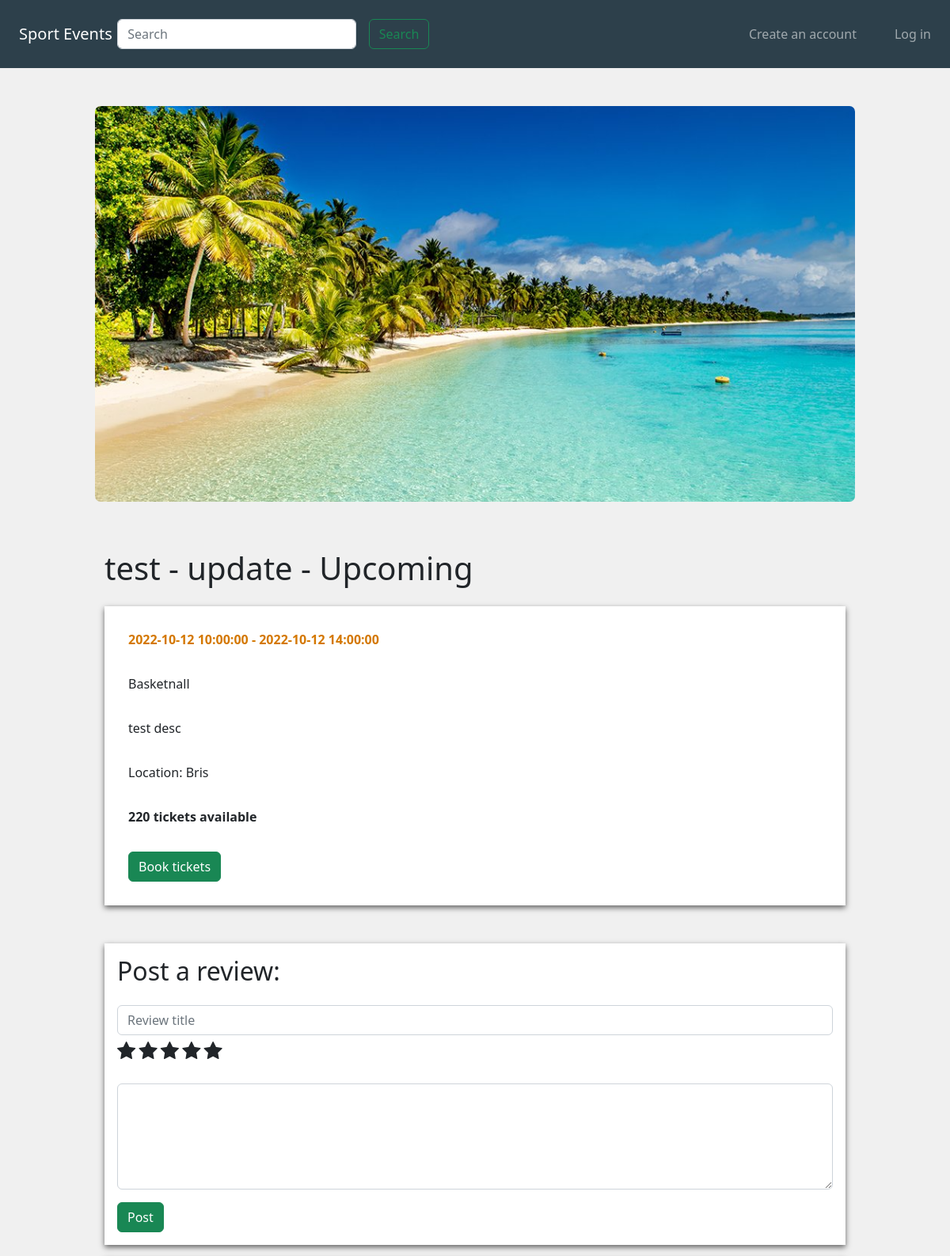
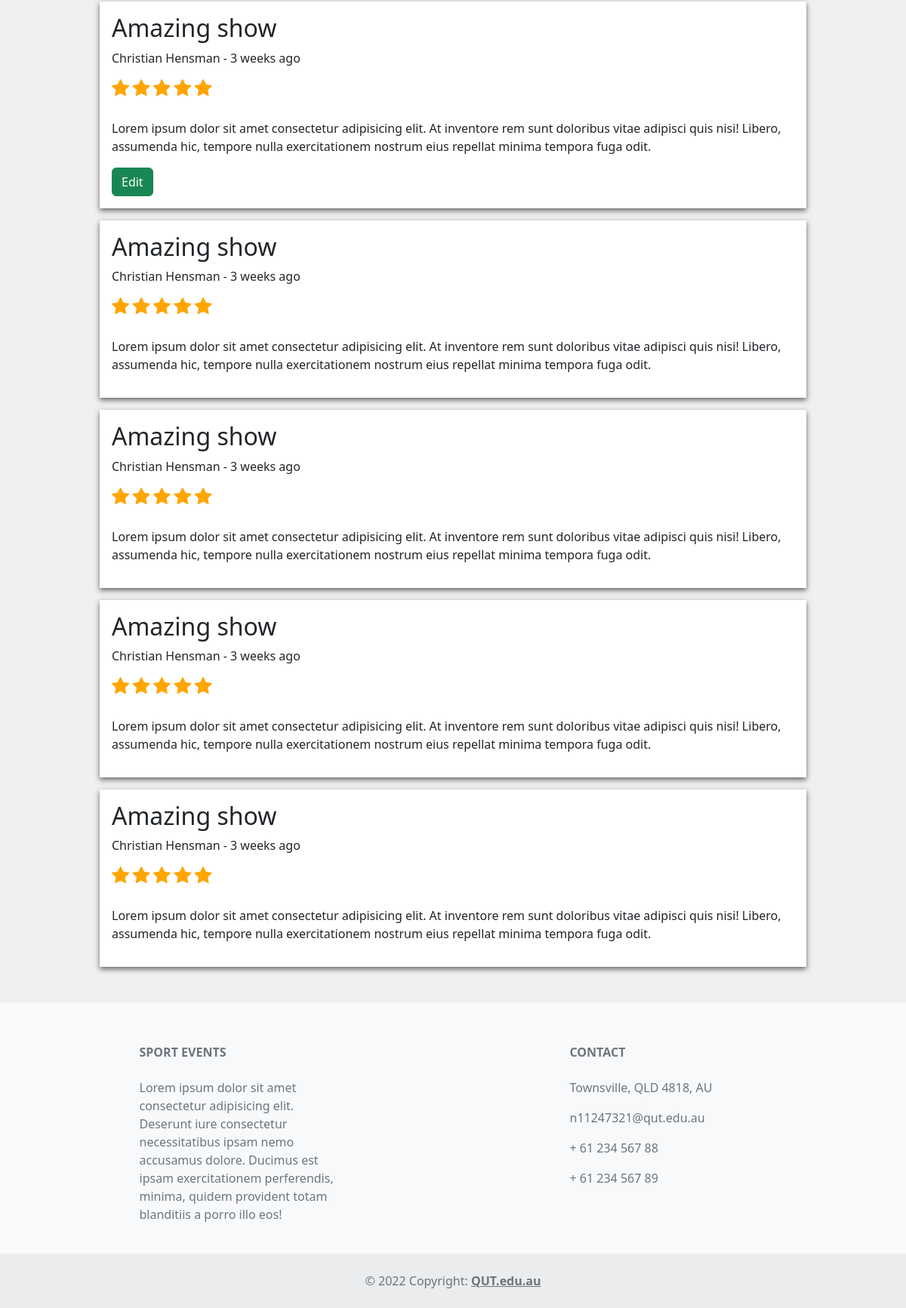
The page /events/1 on the database its author committed (2 pictures, top to bottom).
### website/models.py (models this page shows, shortened)
class Events(db.Model):
    __tablename__ = 'events'
    EventId = db.Column(db.Integer, primary_key=True)
    EventName = db.Column(db.String(80))
    Location = db.Column(db.String(80))
    StartDate = db.Column(db.DateTime)
    EndDate = db.Column(db.DateTime)
    description = db.Column(db.String(500))
    Image = db.Column(db.String(400))
    Status_id = db.Column(db.Integer)
    Catergory_id = db.Column(db.Integer)
    MaxTickets = db.Column(db.Integer)
    UserId = db.Column(db.Integer)
    reviews = db.relationship('Reviews', backref='event')
    bookings = db.relationship('Bookings', backref='event')
    Catergory_id = db.Column(db.Integer, db.ForeignKey('catergories.CatergoryId'))
    Status_id = db.Column(db.Integer, db.ForeignKey('eventStatus.EventStatusId'))
    UserId = db.Column(db.Integer, db.ForeignKey('users.UserId'))

class EventStatus(db.Model):
    __tablename__ = 'eventStatus'
    EventStatusId = db.Column(db.Integer, primary_key=True)
    Status = db.Column(db.String(80))
    Event = db.relationship('Events', backref='Status')
    def __repr__(self): #print
        return "{}".format(self.Status)

class Catergory(db.Model):
    __tablename__ = 'catergories'
    CatergoryId = db.Column(db.Integer, primary_key=True)
    CatergoryName = db.Column(db.String(100))
    Event = db.relationship('Events', backref='CatergoryName')
    def __repr__(self):
        return "{}".format(self.CatergoryName)

### website/events.py (the view)
@bp.route('/<id>')
def show(id):
    event = Events.query.filter_by(EventId=id).first()
    cform = ReviewForm()
    return render_template('/event.html', event=event, form=cform)

### website/forms.py
class ReviewForm(FlaskForm):
  title = StringField('Review Title', [InputRequired()]) # Must enter title
  rating = StringField('Rating out of 5', [InputRequired()]) # Must enter rating
  comment = TextAreaField('Review comment', validators=[InputRequired()]) # Must enter review comment
  submit = SubmitField('Create')

### website/templates/event.html (shortened to what this page needs)
{% extends 'base.html' %}
{% block head %}
    <link href="https://cdn.jsdelivr.net/npm/bootstrap@5.2.0/dist/css/bootstrap.min.css" rel="stylesheet">
    <link rel="stylesheet" href="https://cdnjs.cloudflare.com/ajax/libs/font-awesome/4.7.0/css/font-awesome.min.css">
    <link rel="stylesheet" href="../static/css/style.css">
    <link rel="stylesheet" href="../static/css/event.css">
{% endblock %}
{% block content %}
    <div class="p-4" id="navbarSpacer"></div>
    <div id="eventImg">
        <img src="../static/img/beach.jpg" id="eventImg2">
    </div>
    <div class="container-fluid" id="mainBox">
        <div id="imgSpacer"></div>
        <h1>{{event.EventName}} - {{event.Status}}</h1>
        <div class="p-2"></div>
        <div class="container-fluid eventInfo">
            <p class="eventDateTime">{{event.StartDate}} - {{event.EndDate}}</p>
            <div class="p-2"></div>
            <p>{{event.CatergoryName}}</p>
            <div class="p-2"></div>
            <p>{{event.description}}</p>
            <div class="p-2"></div>
            <p>Location: {{event.Location}}</p>
            <div class="p-2"></div>
            <p class="eventTickets">{{event.MaxTickets}} tickets available</p>
            <div class="p-2"></div>
            <button type="button" class="btn btn-success" data-toggle="modal" data-target="#ticketModal">
                Book tickets
            </button>
        </div>
        <div class="p-4"></div>
        <div class="p-3 review">
            <h2>Post a review:</h2>
            <div class="p-2"></div>
            <form>
                <input type="text" class="form-control" placeholder="Review title">
                <div class="p-1"></div>
                <div id="ratingDiv">
                    <label for="star1" class="ratingLabel">
                        <span class="fa fa-star rating"></span>
                    </label>
                    <label for="star2" class="ratingLabel">
                        <span class="fa fa-star rating"></span>
                    </label>
                    <label for="star3" class="ratingLabel">
                        <span class="fa fa-star rating"></span>
                    </label>
                    <label for="star4" class="ratingLabel">
                        <span class="fa fa-star rating"></span>
                    </label>
                    <label for="star5" class="ratingLabel">
                        <span class="fa fa-star rating"></span>
                    </label>
                </div>
                <div class="p-2"></div>
                <textarea class="form-control" rows="5"></textarea>
                <div class="p-2"></div>
                <button type="submit" class="btn btn-success">Post</button>
            </form>
        </div>
        <div class="p-2"></div>
        <div class="p-3 review">
            <div id="review">
                <h2>Amazing show</h2>
                <p>Christian Hensman - 3 weeks ago</p>
                <div id="ratingDiv">
                    <span class="fa fa-star rating checked"></span>
                    <span class="fa fa-star rating checked"></span>
                    <span class="fa fa-star rating checked"></span>
                    <span class="fa fa-star rating checked"></span>
                    <span class="fa fa-star rating checked"></span>
                </div>
                <div class="p-2"></div>
                <p>Lorem ipsum dolor sit amet consectetur adipisicing elit. At inventore rem sunt doloribus vitae adipisci quis nisi! Libero, assumenda hic, tempore nulla exercitationem nostrum eius repellat minima tempora fuga odit.</p>
                <button type="button" class="btn btn-success" onclick="EditReview(1)">Edit</button>
            </div>
        </div>
        {% for i in range(4) %}
            <div class="p-2"></div>
            <div class="p-3 review">
                <h2>Amazing show</h2>
                <p>Christian Hensman - 3 weeks ago</p>
                <div id="ratingDiv">
                    <span class="fa fa-star rating checked"></span>
                    <span class="fa fa-star rating checked"></span>
                    <span class="fa fa-star rating checked"></span>
                    <span class="fa fa-star rating checked"></span>
                    <span class="fa fa-star rating checked"></span>
                </div>
                <div class="p-2"></div>
                <p>Lorem ipsum dolor sit amet consectetur adipisicing elit. At inventore rem sunt doloribus vitae adipisci quis nisi! Libero, assumenda hic, tempore nulla exercitationem nostrum eius repellat minima tempora fuga odit.</p>
            </div>
        {% endfor %}
    </div>
{% endblock %}

### website/static/css/style.css (style rules this page uses)
body { background-color: #F0F0F0; }

### website/static/css/event.css (style rules this page uses)
#mainBox { width: 80%; }
#navbarSpacer { display: block; }
#eventImg { margin: auto; width: 80%; height: 500px; overflow: hidden; border-radius: 7px; }
.eventInfo { background-color: white; box-shadow: 0px 3px 7px #636363; padding: 30px; }
.eventDateTime { color: #D47800; font-weight: bold; }
.eventTickets { font-weight: bold; }
#imgSpacer { padding: 30px; }
#eventImg2 { width: 100%; }
#ratingDiv { padding: 0 0 10px 0; }
.rating { font-size: 25px; }
.review { background-color: white; box-shadow: 0px 3px 7px #636363; padding: 30px; }
.checked { color: orange; }

### rows shown on the page
Events: EventName "test - update", StartDate "2022-10-12 10:00:00", EndDate "2022-10-12 14:00:00", description "test desc", Location "Bris", MaxTickets "220"
EventStatus: Status "Upcoming"
Catergory: CatergoryName "Basketnall"
